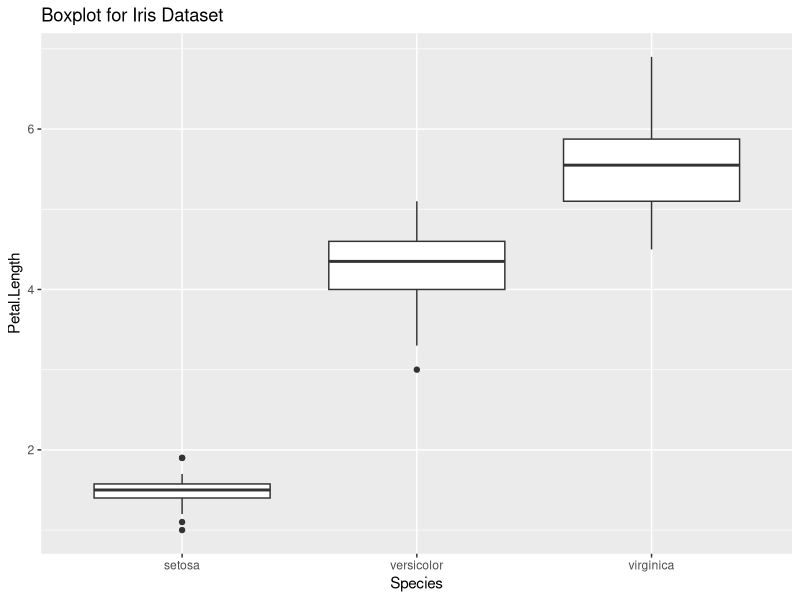

This figure's R source: (Note: this script raises an error after producing the figure.)
## ---- chunk 1
knitr::opts_chunk$set(echo = TRUE, message = F, warning = F)
## ---- chunk 2
library(ggplot2)
library(dplyr)
library(tidyr)
library(knitr)
## ---- chunk 3
data(iris)
## ---- chunk 4
g <- ggplot(iris, aes(Species, Petal.Length))
g <- g + geom_boxplot()
g <- g + labs(title="Boxplot for Iris Dataset", xlab = "Species", ylab = "Petal Length [cm]")
g
## ---- chunk 5
# code here
## ---- chunk 6
# code here
## ---- chunk 7
# code here
## ---- chunk 8
iris %>% 
  filter(PetalLengthOutlier == "outlier") %>% 
  kable()
## ---- chunk 9
# install.packages("dbscan")
library(dbscan)
## ---- chunk 10
# code here
## ---- chunk 11
# code here
## ---- chunk 12
# code here
## ---- chunk 13
# code here
## ---- chunk 14
# code here
## ---- chunk 15
iris_mod <- iris %>% 
  gather(key = "variable", value = "value", 1:4)
g <- ggplot (iris_mod, aes(x=Species, y = value, col = cluster))
g <- g + facet_grid(. ~ variable)
g <- g + geom_jitter()
g
